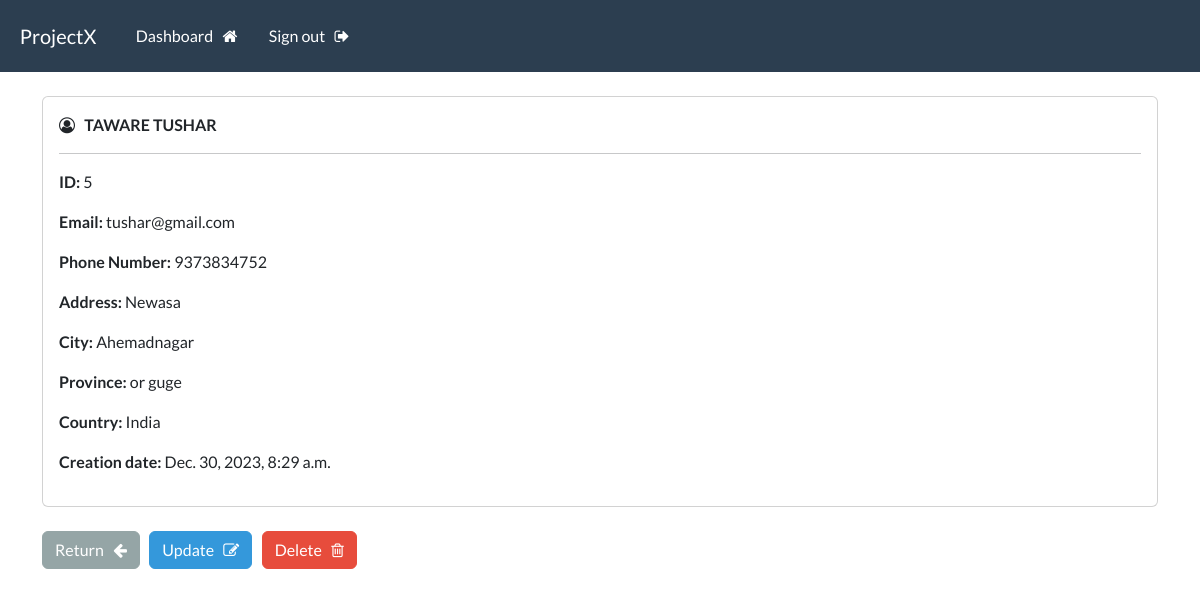
Page /view-record/5 (signed in) on the committed database.
### webapp/models.py (models this page shows, shortened)
class Record(models.Model):
	creation_date = models.DateTimeField(auto_now_add=True)
	first_name = models.CharField(max_length=100)
	last_name = models.CharField(max_length=100)
	email = models.EmailField(max_length=255, unique=True)
	phone = models.CharField(max_length=20)
	address = models.CharField(max_length=300)
	city = models.CharField(max_length=255)
	province = models.CharField(max_length=200)
	country = models.CharField(max_length=125)

### webapp/views.py (the view)
# urls.py: path('view-record/<int:id>', views.view_record, name='view_record'),
@login_required(login_url='my_login')
def view_record(request, id):
	record = Record.objects.get(id=id)
	return render(request, 'webapp/view-record.html', {'record': record})

### webapp/templates/webapp/view-record.html (shortened to what this page needs)
{% extends 'webapp/base.html' %}
{% block content %}
	<div class="card">
		<div class="card-body">
			<i class="fa fa-user-circle-o" aria-hidden="true"></i> &nbsp;
			<strong>
				{{ record.last_name|upper }}
				{{ record.first_name | upper }}
			</strong>
			<hr>
			<p> <strong> ID: </strong> {{ record.id }} </p>
			<p> <strong> Email: </strong> {{ record.email }} </p>
			<p> <strong> Phone Number: </strong> {{ record.phone }} </p>
			<p> <strong> Address: </strong> {{ record.address }} </p>
			<p> <strong> City: </strong> {{ record.city }} </p>
			<p> <strong> Province: </strong> {{ record.province }} </p>
			<p> <strong> Country: </strong> {{ record.country }} </p>
			<p> <strong> Creation date: </strong> {{ record.creation_date }}</p>
		</div>
	</div>
	<br>
	<a href="{% url 'dashboard' %}" class="btn btn-secondary"> Return &nbsp; <i class="fa fa-arrow-left" aria-hidden="true"></i> </a>
	<a href="{% url 'update_record' record.id %}" class="btn btn-info"> Update &nbsp; <i class="fa fa-pencil-square-o" aria-hidden="true"></i> </a>
	<a href="{% url 'delete_record' record.id %} " onclick="return confirm('Are you sure you want to delete this record?')" class="btn btn-danger"> Delete &nbsp; <i class="fa fa-trash-o" aria-hidden="true"></i> </a>
{% endblock %}

### rows in the picture
Record: last_name "TAWARE", first_name "TUSHAR", id "5", email "tushar@gmail.com", phone "9373834752", address "Newasa", city "Ahemadnagar", province "or guge", country "India", creation_date "Dec. 30, 2023, 8:29 a.m."
